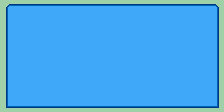

The image is a tile-based game level rendered from a .tmx file. Its description and complete source (layers, tilesets, objects, tile grids) follow:
An orthogonal 28x14 tile map with 8x8 px tiles, 1 tile layer (Tile Layer 1).

<map version="1.10" tiledversion="1.11.2" orientation="orthogonal" renderorder="right-down" width="28" height="14" tilewidth="8" tileheight="8" infinite="0" nextlayerid="2" nextobjectid="1">
 <tileset firstgid="1" name="MenuTiles" tilewidth="8" tileheight="8" tilecount="128" columns="16">
  <image source="../../MenuTiles.png" width="128" height="64" />
 </tileset>
 <layer id="1" name="Tile Layer 1" width="28" height="14">
  <data encoding="csv">
2,3,4,4,4,4,4,4,4,4,4,4,4,4,4,4,4,4,4,4,4,4,4,4,4,4,5,6,
8,55,55,55,55,55,55,55,55,55,55,55,55,55,55,55,55,55,55,55,55,55,55,55,55,55,55,11,
8,55,55,55,55,55,55,55,55,55,55,55,55,55,55,55,55,55,55,55,55,55,55,55,55,55,55,11,
8,55,55,55,55,55,55,55,55,55,55,55,55,55,55,55,55,55,55,55,55,55,55,55,55,55,55,11,
8,55,55,55,55,55,55,55,55,55,55,55,55,55,55,55,55,55,55,55,55,55,55,55,55,55,55,11,
8,55,55,55,55,55,55,55,55,55,55,55,55,55,55,55,55,55,55,55,55,55,55,55,55,55,55,11,
8,55,55,55,55,55,55,55,55,55,55,55,55,55,55,55,55,55,55,55,55,55,55,55,55,55,55,11,
8,55,55,55,55,55,55,55,55,55,55,55,55,55,55,55,55,55,55,55,55,55,55,55,55,55,55,11,
8,55,55,55,55,55,55,55,55,55,55,55,55,55,55,55,55,55,55,55,55,55,55,55,55,55,55,11,
8,55,55,55,55,55,55,55,55,55,55,55,55,55,55,55,55,55,55,55,55,55,55,55,55,55,55,11,
8,55,55,55,55,55,55,55,55,55,55,55,55,55,55,55,55,55,55,55,55,55,55,55,55,55,55,11,
8,55,55,55,55,55,55,55,55,55,55,55,55,55,55,55,55,55,55,55,55,55,55,55,55,55,55,11,
8,55,55,55,55,55,55,55,55,55,55,55,55,55,55,55,55,55,55,55,55,55,55,55,55,55,55,11,
27,33,33,33,33,33,33,33,33,33,33,33,33,33,33,33,33,33,33,33,33,33,33,33,33,33,33,34
</data>
 </layer>
</map>
